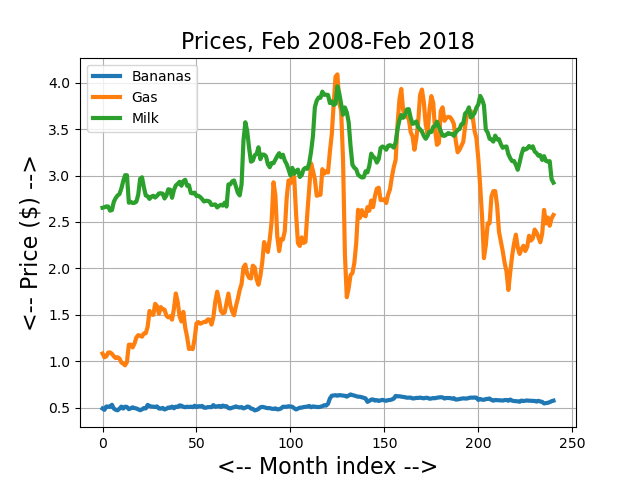

Reproduce this figure in Python.
#! /usr/bin/env python3
#
def price_plots ( ):

#*****************************************************************************80
#
## price_plots() reads price data and plots 3 prices on one display.
#
#  Discussion:
#
#    The file price_data.txt contains average monthly prices for 11
#    consumer products, between February 2008 and February 2018.
#
#    There are 241 records, each containing 13 items:
#    month, year, 11 prices
#
#    Columns 3, 10 and 13 contain the prices of bananas, gas, and milk.
#    We want a single plot that shows the variation in these three prices.
#
#  Licensing:
#
#    This code is distributed under the MIT license.
#
#  Modified:
#
#    26 August 2021
#
#  Author:
#
#    John Burkardt
#
  import matplotlib
  import matplotlib.pyplot as plt
  import numpy as np
  import platform

  print ( '' );
  print ( 'price_plots():' )
  print ( '  python version:     ' + platform.python_version ( ) )
  print ( '  numpy version:      ' + np.version.version )
  print ( '  matplotlib version: ' + matplotlib.__version__ )
  print ( '  Use line plots to display variation in price of three' )
  print ( '  quantities over time.' )
#
#  Read the data.
#
  price = np.loadtxt ( 'price_data.txt' )
  month_num = price.shape[0]
  month = np.arange ( month_num )

  label = [ \
    'Month', 'Year', 'Bananas', 'Oranges', 'Bread', \
    'Tomatoes', 'Chicken', 'Electricity', 'Eggs', 'Gasoline', \
    'Beef', 'Heating gas', 'Milk' ];
#   
#  Plot the results
#
  plt.plot ( month, price[:,2], linewidth = 3 )
  plt.plot ( month, price[:,9], linewidth = 3 )
  plt.plot ( month, price[:,12], linewidth = 3 )
  plt.grid ( True )
  plt.legend ( [ 'Bananas', 'Gas', 'Milk' ] )
  plt.xlabel ( '<-- Month index -->', fontsize = 16 )
  plt.ylabel ( '<-- Price ($) -->', fontsize = 16 )
  plt.title ( 'Prices, Feb 2008-Feb 2018', fontsize = 16 )
#
#  Save a copy of the plot.
#
  filename = 'price_plots.png'
  plt.savefig ( filename )
  print ( '  Graphics saved as "' + filename + '"' )
  plt.show ( block = False )
  plt.close ( )
#
#  Terminate.
#
  print ( '' )
  print ( 'price_plots():' )
  print ( '  Normal end of execution.' )

  return

def timestamp ( ):

#*****************************************************************************80
#
## timestamp() prints the date as a timestamp.
#
#  Licensing:
#
#    This code is distributed under the MIT license. 
#
#  Modified:
#
#    06 April 2013
#
#  Author:
#
#    John Burkardt
#
  import time

  t = time.time ( )
  print ( time.ctime ( t ) )

  return

if ( __name__ == '__main__' ):
  timestamp ( )
  price_plots ( )
  timestamp ( )
